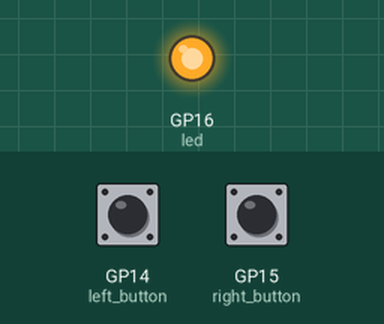
A program run on a simulated Raspberry Pi Pico running MicroPython. Parts: output pins drawn as LEDs (lit = HIGH). The test bench sets the inputs (shaded band); at power-on: GP14 (left_button) LOW, GP15 (right_button) LOW. Random numbers come from a fixed seed.

Above: at 0.1 s.
At 2.3 s:
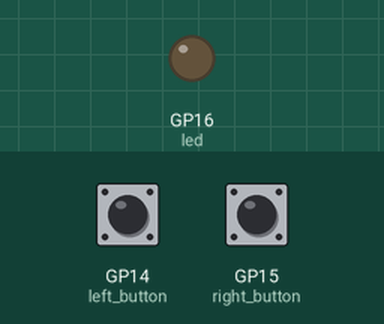
Timing chart, 0 to 3.8 s (numbered marks = the images above):
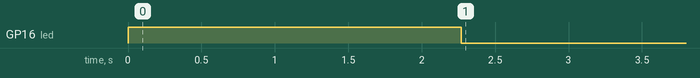

The program:

React_2Player.oy.py
```python
'''
https://shop.sb-components.co.uk/blogs/posts/raspberry-pi-pico-reaction-game

'''
import machine
import utime
import urandom
right_button = machine.Pin(15,machine.Pin.IN,machine.Pin.PULL_DOWN)
left_button = machine.Pin(14,machine.Pin.IN,machine.Pin.PULL_DOWN)

led = machine.Pin(16, machine.Pin.OUT)

button = machine.Pin(15, machine.Pin.IN,machine.Pin.PULL_DOWN)
pressed = False
def button_handler(pin):
    global pressed
    #button.irq(handler = None)
    '''
    if  pressed == False:
        pressed=True
        timer_reaction =utime.ticks_diff(utime.ticks_ms(),timer_start)
        print("Your reaction time was "+ str(timer_reacton)+'milliseconds!)


        '''
    #print(pin)
led.value(1)

utime.sleep(urandom.uniform(2, 4))

led.value(0)
right_button.irq(trigger=machine.Pin.IRQ_RISING,handler=button_handler)
left_button.irq(trigger=machine.Pin.IRQ_RISING,handler=button_handler)
```

Measured:
- by itself, GP16 (led): LOW → HIGH at 0.00 s, → LOW 2.3 s later
